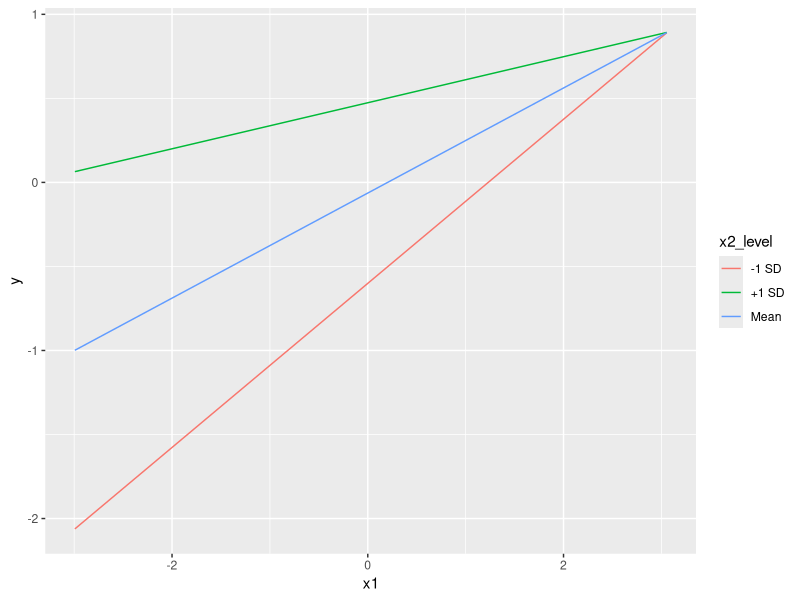

This chart was generated by the following R code:
## ---- chunk 1
set.seed(92299)
N <- 500
b0 <- 0
b1 <- .3
b2 <- .5
b3 <- -.2

aDF <- within(data.frame(x1=rnorm(N)), 
     {
	     x2 <- rnorm(N)
	     x1x2 <- x1*x2
	     y <- b0+b1*x1+b2*x2+b3*x1x2+rnorm(N,0,1)
     })

head(aDF)
## ---- chunk 2
aMod <- lm(y~1+x1*x2, aDF)
summary(aMod)
## ---- chunk 3
minx1 <- min(aDF$x1)
maxx1 <- max(aDF$x1)
steps <- 100 #we want to get y values for 100 values in the real range of x1 
x1_values <- seq(minx1, 
		 maxx1, 
		 length.out=steps)
#We'll use `rep` to repeat these values for every value of x2 we want below...
x2.sd <- sd(aDF$x2)
x2.mean <- mean(aDF$x2)

newData <- data.frame(x1=rep(x1_values, 3), #for each val of x2
		      x2=rep(c(x2.mean-x2.sd,
			       x2.mean,
			       x2.mean+x2.sd), 
			     each=steps),
		      x2_level=rep(c('-1 SD',
				     'Mean',
				     '+1 SD'),
				   each=steps)) #each val of x2 for all x1
head(newData)
## ---- chunk 4
newData$y <- predict(aMod,newdata = newData) 
head(newData)
## ---- chunk 5
library(ggplot2)
ggplot(newData, aes(x=x1, y=y, group=x2_level, color=x2_level))+
	geom_line()
